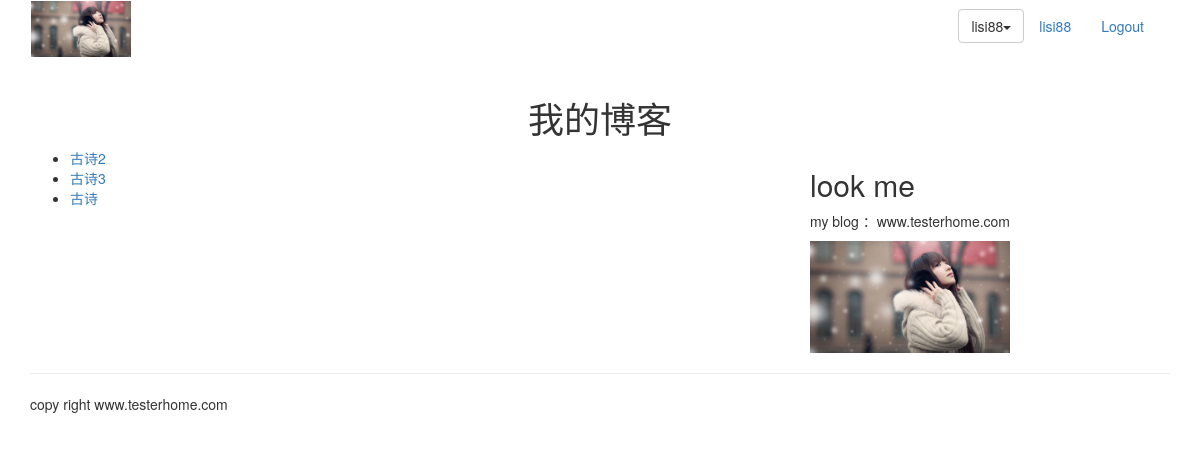
Page /blog/ (signed in) on the committed database.
### blog/models.py (models this page shows, shortened)
class BlogArticles(models.Model):
    title = models.CharField(max_length=300)
    author = models.ForeignKey(User, related_name="blog_posts")
    body = models.TextField()
    publish = models.DateTimeField(default=timezone.now)
    class Meta:
        ordering = ("-publish",)

### blog/views.py (the view)
def blog_title(request):
    blogs = BlogArticles.objects.all()
    return render(request, 'titles.html', {'blogs':blogs})

### templates/titles.html (shortened to what this page needs)
{% extends "base.html" %}
{% load staticfiles %}
{% block content %}
<div class="row text-center vertical-middle-sm">
    <h1>我的博客</h1>
</div>
<div class="row">
    <div class="col-xs-12 col-md-8">
    <ul>
    {% for blog in blogs %}
        <li><a href="{{ blog.id }}">{{ blog.title }}</a></li>
    {% endfor %}
    </ul>
    </div>
    <div class="col-xs-6 col-md-4">
    <h2>look  me</h2>
    <p>my blog ：www.testerhome.com</p>
    <img width="200px" src="{% static 'images/back.jpeg' %}">
    </div>
</div>
{% endblock %}

### templates/header.html (shortened to what this page needs)
{% load staticfiles %}
<div class="container">
    <nav class="navbar nacbar-default" role="navigation">
        <div class="navbar-header">
            <a class="nvbar-brand" href="https://www.testerhome.com">
                <img src="{% static 'images/back.jpeg' %}" width="100px">
            </a>
        </div>
        <div>
            <ul class="nav navbar-nav navbar-right" style="margin-right:10px">
                {% if user.is_authenticated %}
                <li>
                <div class="dropdown" style="margin-top:8px">
                    <button class="btn btn-default dropdown-toggle" type="button" id="dropdownMenu"
                            data-toggle="dropdown">{{ user.username }}<span class="caret"></span></button>
                </div>
                </li>
                <li><a href="#">{{ user.username }}</a></li>
                <li>
                    <a href="{% url 'account:user_logout'%}">Logout</a>
                </li>
                {% else %}
                <li>
                    <a href="{% url 'account:user_login'%}">LOGIN</a>
                </li>
                {% endif %}
            </ul>
        </div>
    </nav>
</div>

### rows in the picture
BlogArticles: title "古诗2"
BlogArticles: title "古诗3"
BlogArticles: title "古诗"

### other values in the picture
{{ user.username }} "lisi88"
